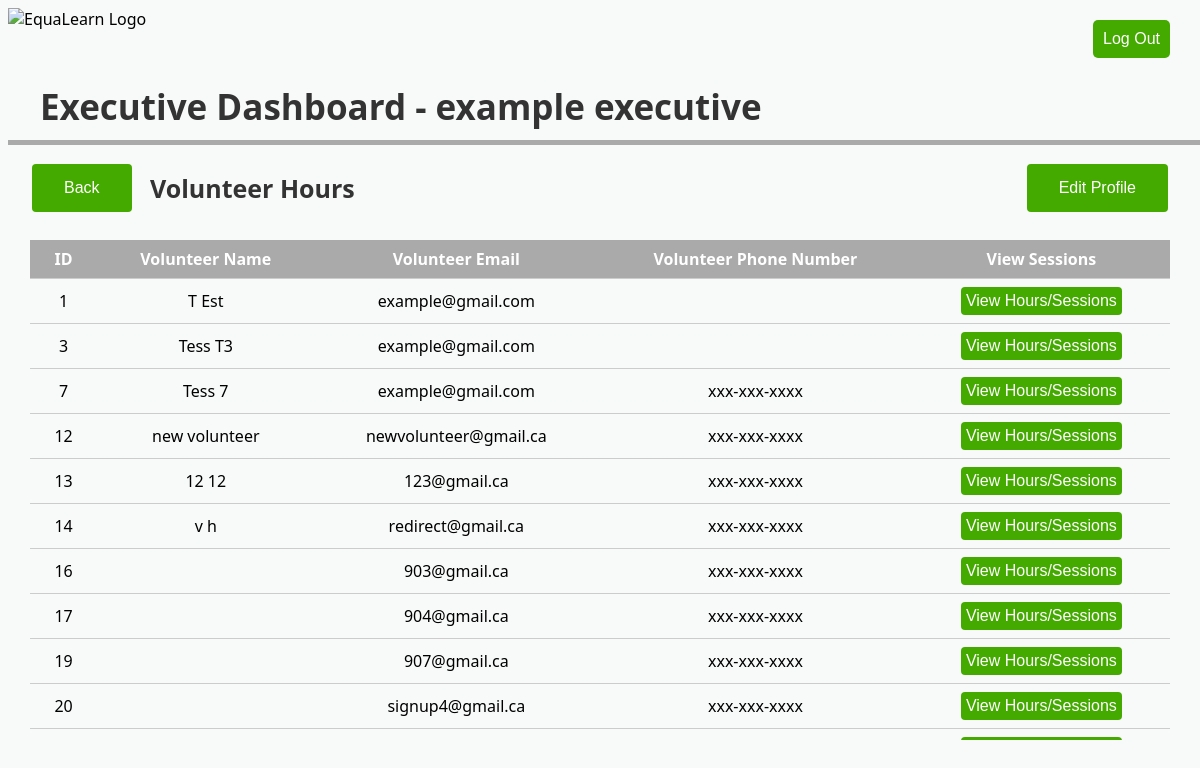
Page /approve_hours/11/ on the committed database.
### equalearn/models.py (models this page shows)
class User(models.Model):
    User_ID = models.AutoField(primary_key = True)
    username = models.CharField(max_length = 100, unique = True)
    usertype = models.CharField(max_length = 10, blank = True, null = True)
    name = models.CharField(max_length=50)
    phone_number = models.CharField(max_length = 12)
    email = models.CharField(max_length = 60)

class Tutor(User):
    preference_online = models.CharField(max_length=50)
    date_started = models.DateField(auto_now_add = True)
    accepted = models.BooleanField(default = False)

### equalearn/views.py (the view)
# urls.py: url(r'approve_hours/(?P<eid>\d+)/$', views.approve_hours, name = "approve_hours"),
def approve_hours(request, eid):
    tutors = Tutor.objects.all()
    exec = Executive.objects.get(User_ID = eid)
    return render(request, 'approvehours.html', {'tutors': tutors, 'executive': exec})

### templates/approvehours.html (shortened to what this page needs)
<!DOCTYPE html>
{% load static %}
<html>
<head>
  <link rel="stylesheet" href="{% static 'equalearndb/dashboardstyle.css' %}">
</head>
<a href = "{% url 'logout'%}"><button class = "logoutbutton">Log Out</button></a>
<img src = "https://i.imgur.com/Z9fdh0a.png" alt = "EquaLearn Logo" height = "50" style = "float:left">
<h1> Executive Dashboard - {{executive.name}}</h1>
<div class="rectangle"></div>
<h2> Volunteer Hours </h2>
<a href = "{% url 'executive_dashboard' id=executive.User_ID %}"><button class = "button1" style = "button;">Back</button></a>
<button class = "editprofilebutton" style = "button;">Edit Profile</button>
    <div class="tableFixHead">
      <table>
        <thead>
   <tr>
    <th>ID</th>
    <th>Volunteer Name</th>
    <th>Volunteer Email</th>
    <th>Volunteer Phone Number</th>
    <th>View Sessions</th>
  </tr>
    {% for tutor in tutors%}
    <tr>
      <td><center>{{tutor.User_ID}}</center></td>
      <td><center>{{tutor.name}}</center></td>
      <td><center>{{tutor.email}}</center></td>
      <td><center>{{tutor.phone_number}}</center></td>
      <td><center><a href = "{% url 'view_volunteer_hours' eid=executive.User_ID tid=tutor.User_ID %}"><button class = "tablebutton">View Hours/Sessions</button></a></center></td>
    </tr>
    {% endfor %}
      </table>
    </div>
</body>
</html>

### static/equalearndb/dashboardstyle.css (style rules this page uses)
.logoutbutton { border: none; color: white; background-color:#44aa00; text-align: center; font-size: 16px; padding: 10px; border-radius: 5px; position: absolute; right: 30px; top: 20px; }
h1 { color: #333333; position: absolute; font-size: 35px; left: 40px; top: 60px; }
.rectangle { height: 5px; width: 100%; background-color: #AAA; position: absolute; top: 140px; }
.button1 { position: absolute; top: 160px; left: 30px; border: none; background-color:#44aa00; color: white; padding: 15px 32px; text-align: center; font-size: 16px; margin: 4px 2px; border-radius: 4px }
.editprofilebutton { position: absolute; top: 160px; right: 30px; border: none; background-color:#44aa00; color: white; padding: 15px 32px; text-align: center; font-size: 16px; margin: 4px 2px; border-radius: 4px }
.tablebutton { border: none; color: white; background-color:#44aa00; text-align: center; font-size: 16px; padding: 5px; border-radius: 4px; }
.tableFixHead { overflow-y: auto; height: 500px; position: absolute; top: 240px; right: 30px; left: 30px; }
.tableFixHead thead th { position: sticky; top: 0; }
table { border-collapse: collapse; width: 100%; }
th, td { padding: 8px 16px; border-bottom: 1px solid #ccc; }
th { color: #fff; background: #aaa; }

### templates/approvehours.html (style rules this page uses)
h2 { color: #333333; position: absolute; font-size: 25px; top: 150px; left: 150px; }

### rows in the picture
User: name "example executive"
Tutor: User_ID "1", name "T Est", email "example@gmail.com"
Tutor: User_ID "3", name "Tess T3", email "example@gmail.com"
Tutor: User_ID "7", name "Tess 7", email "example@gmail.com", phone_number "xxx-xxx-xxxx"
Tutor: User_ID "12", name "new volunteer", email "newvolunteer@gmail.ca", phone_number "xxx-xxx-xxxx"
Tutor: User_ID "13", name "12 12", email "123@gmail.ca", phone_number "xxx-xxx-xxxx"
Tutor: User_ID "14", name "v h", email "redirect@gmail.ca", phone_number "xxx-xxx-xxxx"
Tutor: User_ID "16", email "903@gmail.ca", phone_number "xxx-xxx-xxxx"
Tutor: User_ID "17", email "904@gmail.ca", phone_number "xxx-xxx-xxxx"
Tutor: User_ID "19", email "907@gmail.ca", phone_number "xxx-xxx-xxxx"
Tutor: User_ID "20", email "signup4@gmail.ca", phone_number "xxx-xxx-xxxx"
